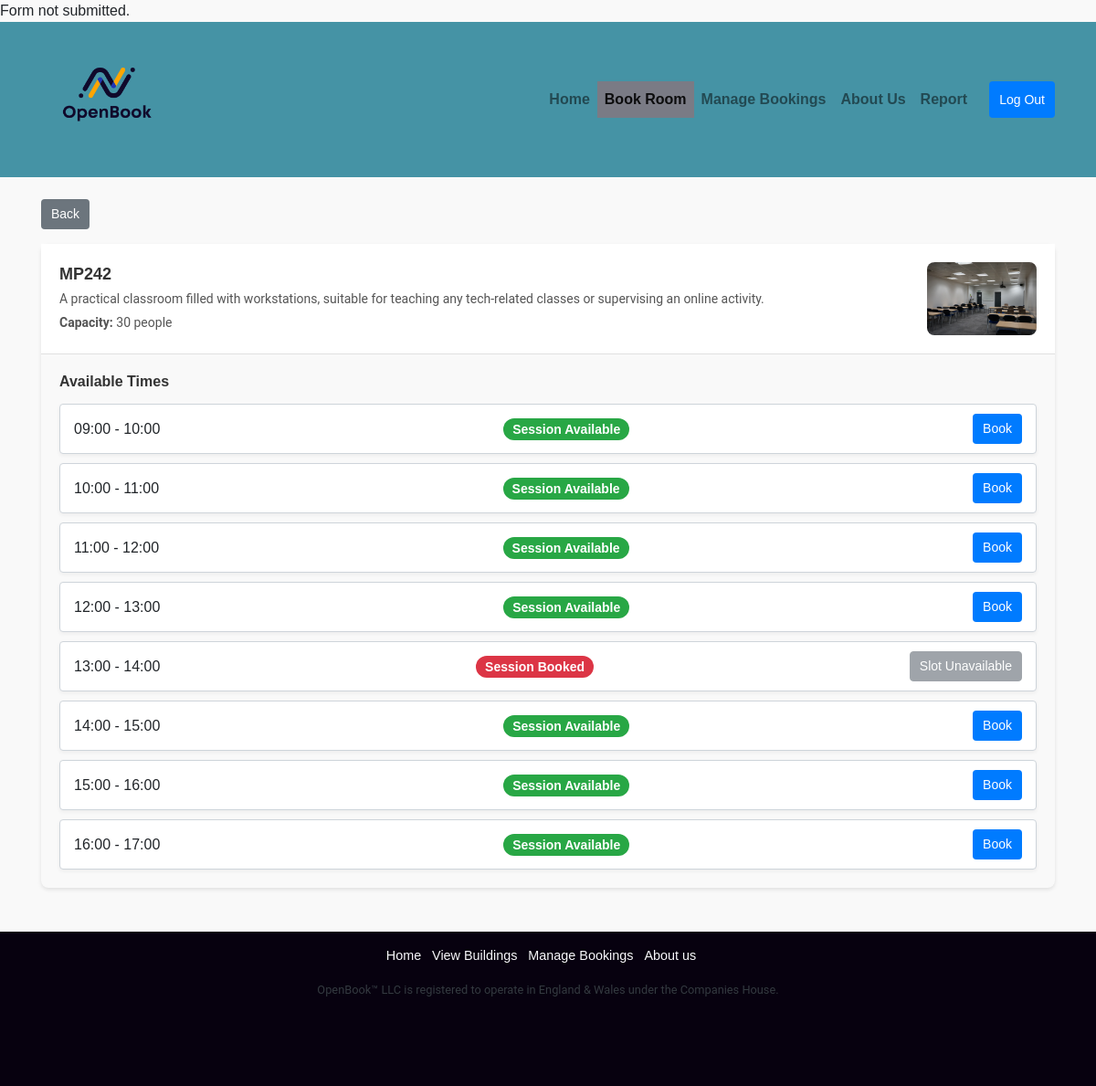
Page /RoomBooking.php?room_id=1 (signed in) on the committed database.
### tables this page shows
CREATE TABLE `rooms` (
  `roomID` int(11) NOT NULL,
  `building` int(11) NOT NULL,
  `roomName` varchar(255) NOT NULL,
  `roomDesc` text DEFAULT NULL,
  `roomImg` text DEFAULT NULL,
  `floor` int(11) NOT NULL,
  `capacity` int(11) NOT NULL,
  `roomType` enum('Classroom','Hall','Lab') DEFAULT NULL
);

### resources/database.php (called while the page is built, shortened)
<?php
function formatTimeSlot($timeSlot) {
    $startTime = DateTime::createFromFormat('H:i:s', $timeSlot);
    $endTime = clone $startTime;
    $endTime->add(new DateInterval('PT1H'));
    return $startTime->format('H:i') . ' - ' . $endTime->format('H:i');
}
?>

### RoomBooking.php (the view, shortened to what this page needs)
<?php
include "resources/database.php";
include 'resources/html_construct.php';
$roomID = $_POST['room_id'] ?? $_GET['room_id'] ?? null;
$roomID = intval($roomID);
$query = "SELECT roomName, roomDesc, roomImg, capacity FROM rooms WHERE roomID = ?";
$stmt = $conn->prepare($query);
$stmt->bind_param("i", $roomID);
$stmt->execute();
$result = $stmt->get_result();
$roomDetails = $result->fetch_assoc();
$selectedDate = $_SESSION['selected_date'] ?? date('Y-m-d');
$timeSlotsQuery = "SELECT timeSlot FROM appointments WHERE roomID = ? AND date = ? AND cancelled = 0";
$timeStmt = $conn->prepare($timeSlotsQuery);
$timeStmt->bind_param("is", $roomID, $selectedDate);
$timeStmt->execute();
$timeResult = $timeStmt->get_result();
$bookedSlots = [];
while ($row = $timeResult->fetch_assoc()) {
    $bookedSlots[] = $row['timeSlot'];
}
$allTimeSlots = [
    "09:00:00", "10:00:00", "11:00:00", "12:00:00", "13:00:00", "14:00:00", "15:00:00", "16:00:00"
];
?>
<!DOCTYPE html>
<html lang="en">
<head>
    <link rel="stylesheet" href="https://maxcdn.bootstrapcdn.com/bootstrap/4.0.0/css/bootstrap.min.css">
    <link rel="stylesheet" href="public_html/style/main.css">
</head>
<body>
<nav class="navbar navbar-expand-lg navbar-light bg-teal">
    <div class="container">
        <a class="navbar-brand" href="index.php">
            <img class="OBLogo" src="public_html/images/OpenBook_Logo.png" alt="OpenBook Logo">
        </a>
        <div class="navbar-nav ml-auto">
            <a class="nav-item nav-link" href="index.php">Home</a>
            <a class="nav-item nav-link active" href="BookRooms.php">Book Room</a>
            <a class="nav-item nav-link" href="ManageBookings.php">Manage Bookings</a>
            <a class="nav-item nav-link" href="AboutUs.php">About Us</a>
            <a class="nav-item nav-link" href="ReportPage.php">Report</a>
            <?php if (isset($_SESSION['username'])): ?>
                <button onclick="window.location.href='index.php?action=logout'" class="btn btn-primary ml-3">Log Out</button>
            <?php endif; ?>
        </div>
    </div>
</nav>
<div class="container mt-4">
    <button class="btn btn-secondary mb-3" onclick="history.back()">Back</button>
    <div class="card2">
        <div class="card2-header d-flex justify-content-between align-items-center">
            <div>
                <h5><?= htmlspecialchars($roomDetails['roomName']) ?></h5>
                <p><?= htmlspecialchars($roomDetails['roomDesc']) ?></p>
                <p><strong>Capacity:</strong> <?= htmlspecialchars($roomDetails['capacity']) ?> people</p>
            </div>
            <img src="<?= htmlspecialchars($roomDetails['roomImg']) ?>" alt="Room Image" style="width: 120px; height: 80px; object-fit: cover; border-radius: 8px;">
        </div>
        <div class="card2-body">
            <h6>Available Times</h6>
            <ul class="list-group">
                <?php foreach ($allTimeSlots as $timeSlot): ?>
                    <li class="list-group-item d-flex justify-content-between align-items-center">
                        <span><?= formatTimeSlot($timeSlot) ?></span>
                        <?php if (in_array($timeSlot, $bookedSlots)): ?>
                            <span class="badge badge-danger">Session Booked</span>
                            <button class="btn btn-secondary btn-sm" disabled>Slot Unavailable</button>
                        <?php else: ?>
                            <span class="badge badge-success">Session Available</span>
                            <form method="POST" action="">
                                <button type="submit" name="action" value="book" class="btn btn-primary btn-sm">Book</button>
                            </form>
                        <?php endif; ?>
                    </li>
                <?php endforeach; ?>
            </ul>
        </div>
    </div>
</div>
</body>
</html>

### public_html/style/main.css (style rules this page uses)
* { margin: 0; padding: 0; box-sizing: border-box; }
.nav-link.active { color: white ; }
.navbar-brand, .nav-link { font-weight: bold; }
.navbar { background-color: #4593A5; color: white; }
.OBLogo { height: 9rem !important; width: auto !important; }
body { font-family: Arial, sans-serif; background-color: #f9f9f9; margin: 0; padding: 0; display: flex; flex-direction: column; min-height: 100vh; overflow-x: hidden; }
.bg-teal { background-color: #4593A5; color: white; }
.container { z-index: 5; }
.card2 { border: none; border-radius: 8px; box-shadow: 0px 2px 4px rgba(0, 0, 0, 0.1); }
.card2-header { background-color: #ffffff; padding: 20px; border-bottom: 1px solid #e0e0e0; }
.card2-header h5 { margin: 0; font-size: 18px; font-weight: bold; color: #333333; }
.card2-header p { margin: 5px 0 0; color: #555555; font-size: 14px; }
.card2-body { padding: 20px; }
.card2-body h6 { font-size: 16px; font-weight: bold; color: #333333; margin-bottom: 15px; }
.list-group { margin: 0; padding: 0; }
.list-group-item { display: flex; justify-content: space-between; align-items: center; padding: 10px 15px; border: 1px solid #ced4da; border-radius: 4px; margin-bottom: 10px; background-color: #ffffff; box-shadow: 0px 2px 4px rgba(0, 0, 0, 0.05); }
.list-group-item .badge { font-size: 14px; padding: 5px 10px; border-radius: 12px; }
.badge-danger { background-color: #dc3545; color: white; }
.badge-success { background-color: #28a745; color: white; }
.btn-primary { background-color: #007bff; border-color: #007bff; color: white; font-size: 14px; padding: 5px 10px; border-radius: 4px; }
.btn-secondary { background-color: #6c757d; border-color: #6c757d; color: white; font-size: 14px; padding: 5px 10px; border-radius: 4px; }
.btn { border-color: #f4f4f400; color: white; font-size: 14px; padding: 5px 10px; border-radius: 4px; }
.active { background: #7a7b85; }
p { font-family: 'Roboto', sans-serif; font-weight: 400; }

### rows in the picture
rooms: roomName "MP242", roomDesc "A practical classroom filled with workstations, suitable for teaching any tech-related classes or supervising an online activity.", capacity "30"

### other values in the picture
formatTimeSlot($timeSlot) "09:00 - 10:00"
formatTimeSlot($timeSlot) "10:00 - 11:00"
formatTimeSlot($timeSlot) "11:00 - 12:00"
formatTimeSlot($timeSlot) "12:00 - 13:00"
formatTimeSlot($timeSlot) "13:00 - 14:00"
formatTimeSlot($timeSlot) "14:00 - 15:00"
formatTimeSlot($timeSlot) "15:00 - 16:00"
formatTimeSlot($timeSlot) "16:00 - 17:00"
